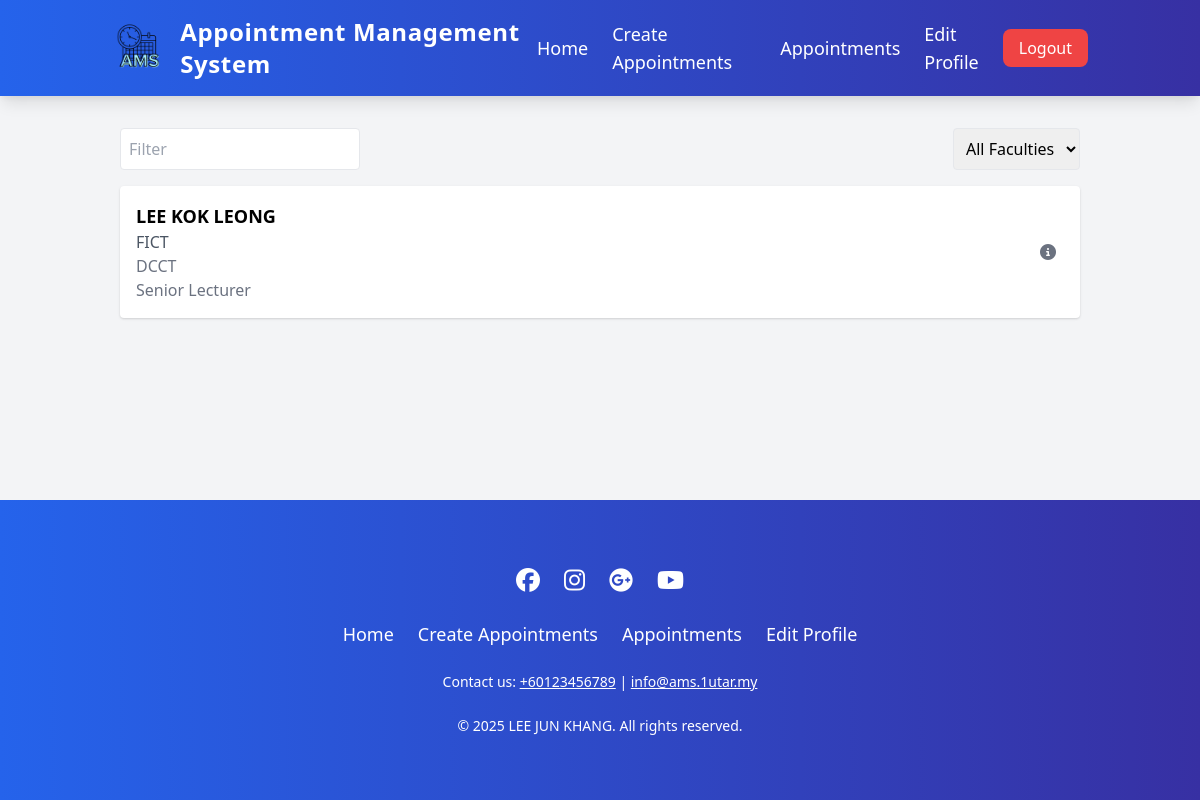
The app's page /lecturer_list.php (signed in), older data.
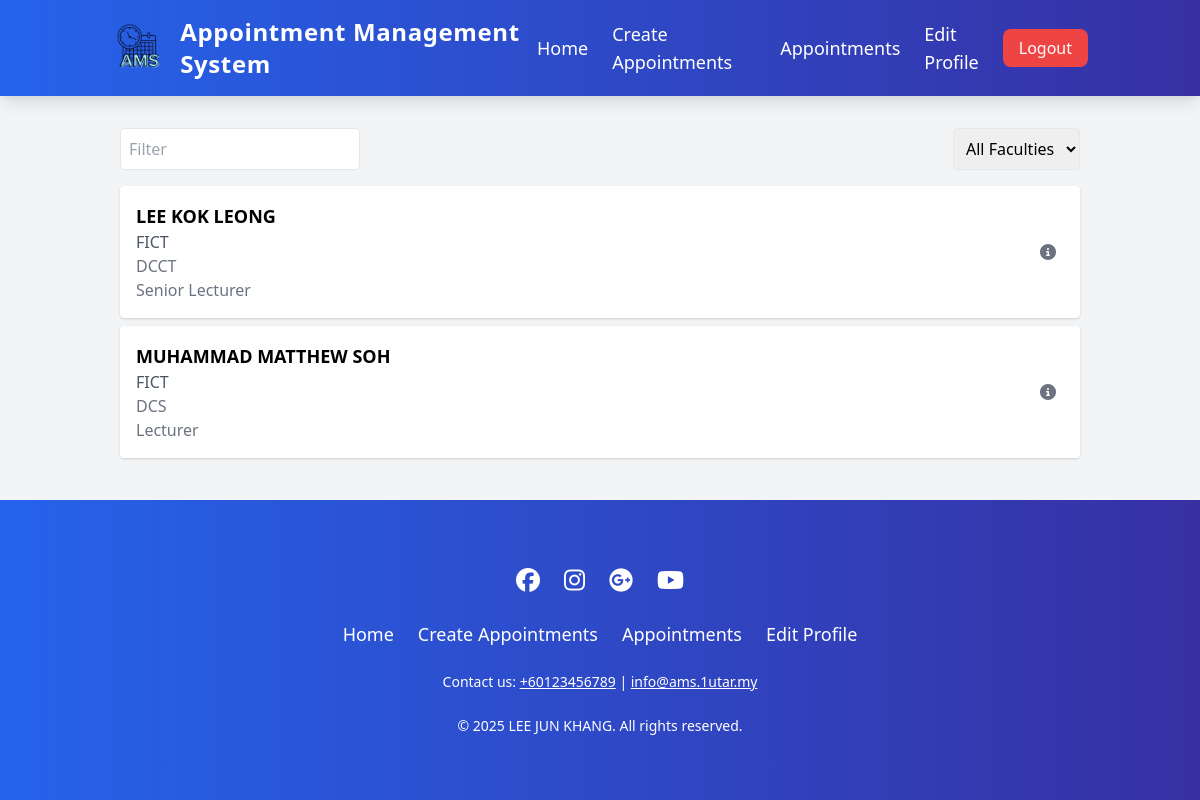
The same page, newer data.
### tables this page shows
CREATE TABLE `lecturers` (
  `id` bigint(11) NOT NULL,
  `user_id` bigint(11) NOT NULL,
  `username` varchar(100) NOT NULL,
  `faculty` varchar(100) NOT NULL,
  `department` varchar(100) NOT NULL,
  `designation` varchar(50) NOT NULL
);

### lecturer_list.php (the view, shortened to what this page needs)
<?php
include('database.php');
$query = "SELECT id, username, user_id, faculty, department, designation FROM lecturers";
$result = $con->query($query);
$lecturers = [];
if ($result->num_rows > 0) {
    while ($row = $result->fetch_assoc()) {
        $lecturer_id = $row['id'];
        $avail_query = "SELECT * FROM lecturer_availability WHERE lecturer_id = ?";
        $stmt = $con->prepare($avail_query);
        $stmt->bind_param("i", $lecturer_id);
        $stmt->execute();
        $avail_result = $stmt->get_result();
        $availability_strings = [];
        while ($avail_row = $avail_result->fetch_assoc()) {
            if ($avail_row['is_recurring']) {
                $days = ['Sunday', 'Monday', 'Tuesday', 'Wednesday', 'Thursday', 'Friday', 'Saturday'];
                $day_of_week = $days[$avail_row['day_of_week']];
                $start_time = date("h:i A", strtotime($avail_row['start_time']));
                $end_time = date("h:i A", strtotime($avail_row['end_time']));
                $recurring_period = '';
                if ($avail_row['start_date'] && $avail_row['end_date']) {
                    $start_date = date("d M Y", strtotime($avail_row['start_date']));
                    $end_date = date("d M Y", strtotime($avail_row['end_date']));
                    $recurring_period = " (from $start_date to $end_date)";
                }
                $availability_strings[] = "Every $day_of_week, $start_time - $end_time$recurring_period";
            } else {
                $start_datetime = date("d M Y, h:i A", strtotime($avail_row['start_datetime']));
                $end_datetime = date("h:i A", strtotime($avail_row['end_datetime']));
                $availability_strings[] = "$start_datetime - $end_datetime";
            }
        }
        $row['availability'] = $availability_strings;
        $lecturers[] = $row;
    }
}
?>
<!DOCTYPE html>
<html lang="en">
<head>
    <link href="https://cdn.jsdelivr.net/npm/tailwindcss@2.2.19/dist/tailwind.min.css" rel="stylesheet">
    <link rel="stylesheet" href="https://cdnjs.cloudflare.com/ajax/libs/font-awesome/6.5.2/css/all.min.css">
</head>
<body class="bg-gray-100 font-merriweather">
    <?php
    include("header.php");
    ?>
    <div class="container mx-auto p-4">
        <div class="flex justify-between items-center mb-4">
            <div class="relative w-1/4">
                <input type="text" id="search-filter" placeholder="Filter" class="border p-2 rounded w-full">
            </div>
            <select class="border p-2 rounded">
                <option>All Faculties</option>
            </select>
        </div>
        <div id="lecturer-list">
            <?php if (empty($lecturers)): ?>
                <p class="text-center text-gray-500">No lecturers found.</p>
            <?php else: ?>
                <?php foreach ($lecturers as $lecturer): ?>
                    <div class="lecturer-card bg-white p-4 mb-2 rounded shadow flex justify-between items-center cursor-pointer"
                        data-id="<?php echo $lecturer['id']; ?>"
                        data-availability="<?php echo htmlspecialchars(json_encode($lecturer['availability'])); ?>">
                        <div>
                            <h3 class="text-lg font-semibold"><?php echo htmlspecialchars($lecturer['username']); ?></h3>
                            <p class="text-gray-600"><?php echo htmlspecialchars($lecturer['faculty']); ?></p>
                            <p class="text-gray-500"><?php echo htmlspecialchars($lecturer['department']); ?></p>
                            <p class="text-gray-500"><?php echo htmlspecialchars($lecturer['designation']); ?></p>
                        </div>
                        <div class="flex space-x-4">
                            <button
                                class="text-gray-500 hover:text-blue-600 p-2 rounded-full hover:bg-blue-50 transition-colors duration-300"
                                title="View Details">
                                <i class="fas fa-info-circle"></i>
                            </button>
                        </div>
                    </div>
                <?php endforeach; ?>
            <?php endif; ?>
        </div>
    </div>
    <?php
    include("footer.php");
    ?>
</body>
</html>

Row changes from the older to the newer data that the page shows:
added lecturers: username "MUHAMMAD MATTHEW SOH", faculty "FICT", department "DCS", designation "Lecturer"
